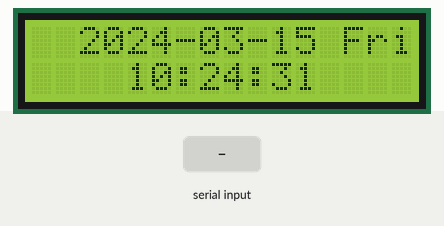
Simulated run of this sketch. Board: Arduino Uno, built with avr-gcc and run on an emulated ATmega328P. Shown: 16×2 character LCD. Wiring (inferred from the names in the program): DS1302 clock: CE pin 5; IO pin 6; clock pin 7. Inputs (shaded band) come from the test bench. The local clock reads 2024-03-15 10:24:30 at power-on unless the sketch sets it; what the sketch prints to the serial monitor is not drawn.

Above: at 1.2 s.
1.3 s: "," received over Serial
At 2.9 s:
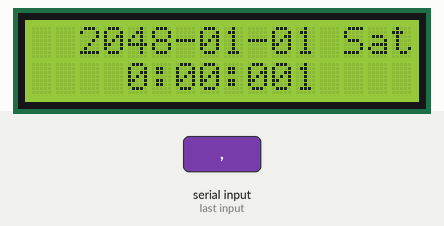
4.3 s: "1\n" received over Serial
At 6.0 s:
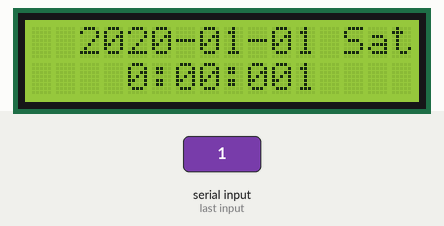
Timing chart, 0 to 7.5 s (numbered marks = the images above; inputs shaded):
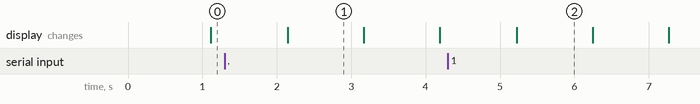

The sketch:

clock.ino
```cpp
#include <stdio.h>
#include <string.h>
#include <DS1302.h>
#include <Wire.h>
#include <LiquidCrystal_I2C.h>

LiquidCrystal_I2C lcd(0x27,16,2);  // set the LCD address to 0x27 for a 16 chars and 2 line display

uint8_t CE_PIN   = 5;  //RST pin attach to
uint8_t IO_PIN   = 6;  //
uint8_t SCLK_PIN = 7;

char buf[50];
char day[10];
/* 串口数据缓存 */
String comdata = "";
int numdata[7] ={0}, j = 0, mark = 0;
/* 创建 DS1302 对象 */
DS1302 rtc(CE_PIN, IO_PIN, SCLK_PIN);


void print_time()
{
    /* 从 DS1302 获取当前时间 */
    Time t = rtc.time();
    /* 将星期从数字转换为名称 */
    memset(day, 0, sizeof(day));
    switch (t.day)
    {
    case 1: strcpy(day, "Sun"); break;
    case 2: strcpy(day, "Mon"); break;
    case 3: strcpy(day, "Tue"); break;
    case 4: strcpy(day, "Wed"); break;
    case 5: strcpy(day, "Thu"); break;
    case 6: strcpy(day, "Fri"); break;
    case 7: strcpy(day, "Sat"); break;
    }
    /* 将日期代码格式化凑成buf等待输出 */
    snprintf(buf, sizeof(buf), "%s %04d-%02d-%02d %02d:%02d:%02d", day, t.yr, t.mon, t.date, t.hr, t.min, t.sec);
    /* 输出日期到串口 */
    Serial.println(buf);
    lcd.setCursor(2,0);
    lcd.print(t.yr);
    lcd.print("-");
    lcd.print(t.mon/10);
    lcd.print(t.mon%10);
    lcd.print("-");
    lcd.print(t.date/10);
    lcd.print(t.date%10);
    lcd.print(" ");
    lcd.print(day);
    lcd.setCursor(4,1);
    lcd.print(t.hr);
    lcd.print(":");
    lcd.print(t.min/10);
    lcd.print(t.min%10);
    lcd.print(":");
    lcd.print(t.sec/10);
    lcd.print(t.sec%10);
}


void setup()
{
    Serial.begin(9600);
    rtc.write_protect(false);
    rtc.halt(false);
    lcd.init();  //initialize the lcd
  lcd.backlight();  //open the backlight
}

void loop()
{

    /* 当串口有数据的时候，将数据拼接到变量comdata */
    while (Serial.available() > 0)
    {
        comdata += char(Serial.read());
        delay(2);
        mark = 1;
    }
    /* 以逗号分隔分解comdata的字符串，分解结果变成转换成数字到numdata[]数组 */
    if(mark == 1)
    {
        Serial.print("You inputed : ");
        Serial.println(comdata);
        for(int i = 0; i < comdata.length() ; i++)
        {
            if(comdata[i] == ',' || comdata[i] == 0x10 || comdata[i] == 0x13)
            {
                j++;
            }
            else
            {
                numdata[j] = numdata[j] * 10 + (comdata[i] - '0');
            }
        }
        /* 将转换好的numdata凑成时间格式，写入DS1302 */
        Time t(numdata[0], numdata[1], numdata[2], numdata[3], numdata[4], numdata[5], numdata[6]);
        rtc.time(t);
        mark = 0;j=0;
        /* 清空 comdata 变量，以便等待下一次输入 */
        comdata = String("");
        /* 清空 numdata */
        for(int i = 0; i < 7 ; i++) numdata[i]=0;
    }

    /* 打印当前时间 */
    print_time();
    delay(1000);
}
```

Measured:
- after the input at 1.3 s, the display: changes after 0.84 s (image 1)
- what the display in image 1 shows lasts 1.1 s, from 2.1 s to 3.2 s
